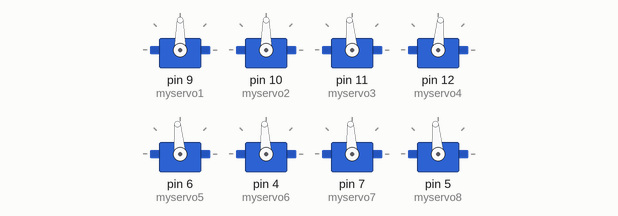
Recording of a sketch running on a simulated Arduino Uno, built with avr-gcc and run on an emulated ATmega328P. Parts: 8 × servo.

Above: at 0.05 s.
At 3.6 s:
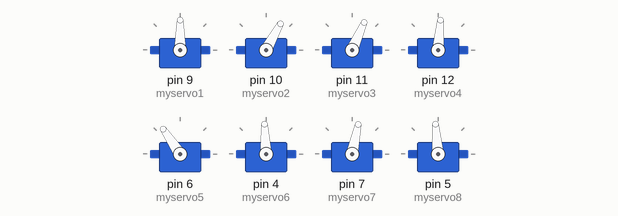
At 5.35 s:
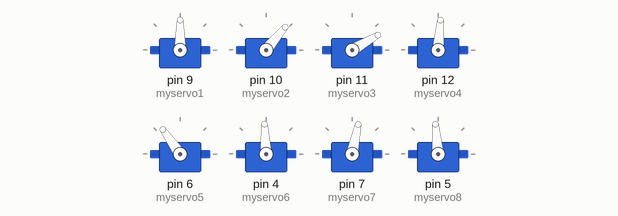
At 7.15 s:
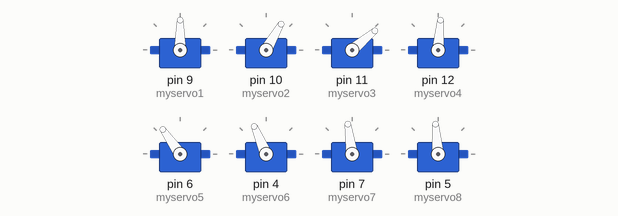
At 10.7 s:
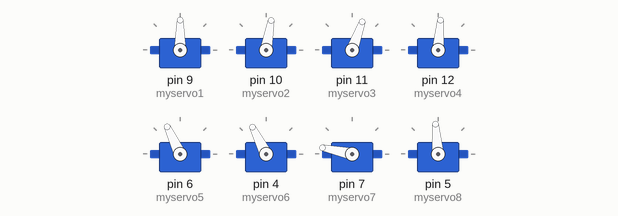
At 14.3 s:
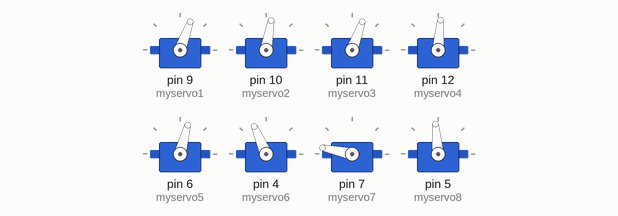
Timing chart, 0 to 18.7 s (numbered marks = the images above):
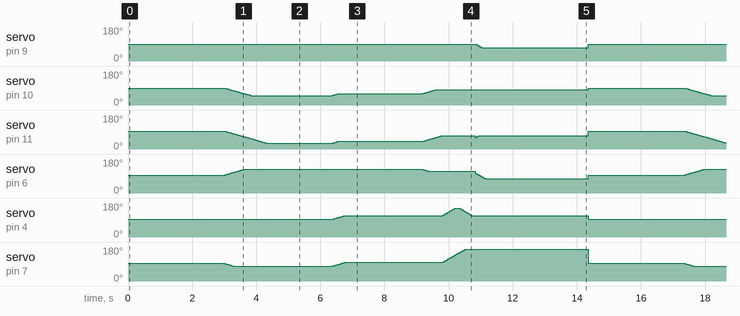

Measured:
- by itself, servo on pin 9 (myservo1): repeats every 14.3 s: 86° 0.02 s, 84° 0.02 s, 82° 0.02 s, 80° 0.02 s, 78° 0.02 s, 76° 0.02 s, 74° 0.02 s, 72° 0.02 s, 70° 3.3 s, 90° 10.9 s, 88° 0.02 s

The sketch:

Walk3.ino
```cpp
#include <Servo.h>

Servo myservo1;
Servo myservo2;
Servo myservo3;
Servo myservo4;

Servo myservo5;
Servo myservo6;
Servo myservo7;
Servo myservo8;


//test
int pos0 = 90;


// White leg

//ankle joint
int pos1 = 90;

//knee joint
int pos2 = 90;

//thigh vertical
int pos3 = 95;

//thigh horizontal joint
int pos4 = 85;


//Grey Leg


//ankle joint
int pos5 = 95;

//knee joint
int pos6 = 93;

//thigh vertical
int pos7 = 93;

//thigh horizontal joint
int pos8 = 95;

void setup() {

  //ankle
  myservo1.attach(9);
  myservo2.attach(10);
  myservo3.attach(11);
  myservo4.attach(12);

  //grey ankle
  myservo5.attach(6);


  myservo6.attach(4);

  myservo7.attach(7);

  myservo8.attach(5);
}

void loop() {


  //STANDING POSITION

  //1

  //WHITE LEG
  //ankle
  myservo1.write(pos1);
  //knee
  myservo2.write(pos2);
  //thigh
  myservo3.write(pos3);
  //hip
  myservo4.write(pos4);

//GRAY LEG
//ankle
  myservo5.write(pos5);
  //knee
  myservo6.write(pos6);
  //thigh
  myservo7.write(pos7);
  //hip
  myservo8.write(pos8);

    delay(3000);


// INITIATE GAIT CYCLE

  // STAGE 1
  for (pos0 = 0; pos0 <= 30; pos0 += 1) {
    //GRAY LEG
    //thigh
    if (pos0 <= 15){
    myservo7.write(pos7 - pos0);
    }
    //knee
    //myservo6.write(pos6);
    //ankle
    if (pos0 <= 30){
    myservo5.write(pos5 + pos0);
    }

    //WHITE LEG
    //thigh
    myservo3.write(pos3 - pos0);
    //knee
    if (pos0 <= 30){
    myservo2.write(pos2 - pos0);
    }
    //ankle
    //myservo1.write(pos1);
    delay(20);
  }

  // STAGE 2

  for (pos0 = 0; pos0 <= 35; pos0 += 1) {
    //WHITE LEG
    //thigh
    myservo3.write(pos3 - 30 - pos0);
    //knee
    if (pos0 <= 10){
    myservo2.write(pos2 - 30 - pos0);
    }
    delay(20);
  }

  delay(2000);
  // // STAGE 3    REAR LEG SWEEP


  // A). REAR ANKLE KICK
  for (pos0 = 0; pos0 <= 40; pos0 += 1) {
    //GRAY LEG
    //thigh
    if (pos0 <= 20){
    myservo7.write(pos7 - 15 + pos0);
    }
    //knee
    if (pos0 <= 20){
    myservo6.write(pos6 + pos0);
    }
    //WHITE LEG
    //ankle
    // if (pos0 <= 10){
    // myservo1.write(pos1 - pos0);
    // }
    //knee
    if (pos0 <= 10){
    myservo2.write(pos2 - 30 - 10 + pos0);
    }
    //thigh
    if (pos0 <= 10){
     myservo3.write(pos3 - 30 - 35 + pos0);
    }


    delay(20);
  }
    delay(2000);

  //Rear Ankle kick 2
   for (pos0 = 0; pos0 <= 30; pos0 += 1) {
    //GRAY LEG
    //ankle
    if (pos0 <= 10){
    myservo5.write(pos5 + 30 - pos0);
    }

    //WHITE LEG
    //thigh
    if (pos0 <= 30){
     myservo3.write(pos3 - 30 - 35 + 10 + pos0);
    }
    //Knee
    if (pos0 <= 20){
    myservo2.write(pos2 - 30 - 10 + 10 + pos0);
    }
    delay(20);
  }


   //Rear leg sweep
  for (pos0 = 0; pos0 <= 50; pos0 += 1) {
    //GRAY LEG
    //thigh
    if (pos0 <= 50){
    myservo7.write(pos7 - 15 + 20 + pos0);
    }
    //knee
    if (pos0 <= 40){
    myservo6.write(pos6 + 20 + pos0);
    }
    delay(10);
  }

  for (pos0 = 0; pos0 <= 50; pos0 += 1) {
    //GRAY LEG
    //thigh
    if (pos0 <= 20){
    myservo7.write(pos7 - 15 + 20 + 50 + pos0);
    }
    //knee
    if (pos0 <= 40){
    myservo6.write(pos6 + 20 + 40 - pos0);
    }
    delay(10);
  }
  for (pos0 = 0; pos0 <= 50; pos0 += 1) {
    //GRAY LEG
    //ankle
    if (pos0 <= 30){
    myservo5.write(pos5 + 30 - 20 - pos0);
    }

    //WHITE LEG
    //thigh
    if (pos0 <= 10){
     myservo3.write(pos3 - 30 - 35 + 10 + 20 + pos0);
    }
    //ankle
    if (pos0 <= 20){
     myservo1.write(pos1 - pos0);
    }

    //ankle
    delay(10);
  }


  delay(3000);
}
```
